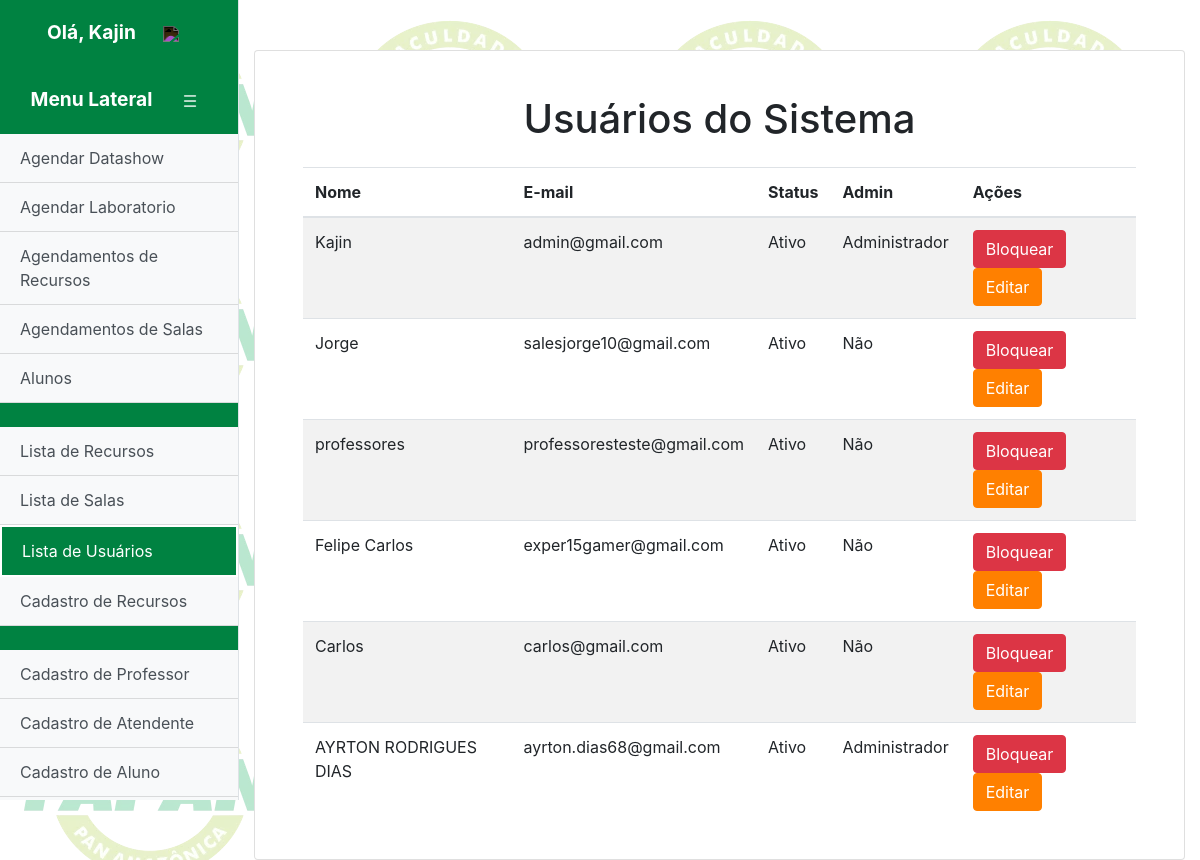
Screenshot of /listausuarios.php (signed in) with the database file from the repository.
### tables this page shows
CREATE TABLE `users` (
  `id` int(11) NOT NULL,
  `nome` varchar(35) DEFAULT NULL,
  `email` varchar(75) DEFAULT NULL,
  `senha` varchar(35) DEFAULT NULL,
  `admin` tinyint(1) DEFAULT NULL,
  `ativo` int(11) DEFAULT 1
);

### listausuarios.php (the view, shortened to what this page needs)
<?php
include("conexao.php");
?>
<!DOCTYPE html>
<html lang="en">
<head>
    <link rel="stylesheet" href="https://stackpath.bootstrapcdn.com/bootstrap/4.5.2/css/bootstrap.min.css">
    <link rel="stylesheet" href="styles.css">
</head>
<body>
    <div class="d-flex" id="wrapper">
    <?php include("menulateral.php"); ?>
        <div id="page-content-wrapper" class="container-fluid">
            <div class="card">
                <div class="card-body">
                <h1 class="mt-4 mb-4" style="text-align: center;">Usuários do Sistema</h1>
                <table class="table table-striped">
                    <thead>
                    <tr>
                    <th scope="col">Nome</th>
                    <th scope="col">E-mail</th>
                    <th scope="col">Status</th>
                    <th scope="col">Admin</th>
                    <th scope="col">Ações</th>
                    </tr>
                    </thead>
                    <tbody>
                    <?php
                            $sql = "select id, nome, email, ativo, admin from users;";
                            $result = mysqli_query($conn, $sql);
                            if ($result) {
                                while ($assoc = mysqli_fetch_assoc($result)) {
                                    echo '
                                    <tr>
                                    <td>'.$assoc['nome'].'</th>
                                    <td>'.$assoc['email'].'</th>
                                    <td>'.($assoc['ativo'] == 0 ? 'Bloqueado' : 'Ativo').'</td>
                                    <td>'.($assoc['admin'] == 1 ? 'Administrador' : 'Não').'</td>';
                                    if($assoc['ativo']==0){
                                        echo '<td><a href = "liberaruser_sucesso.php?user='.$assoc['id'].'"><button type="button" class="btn btn-success">Desbloquear</button></a><a href = "editaruser.php?user='.$assoc['id'].'"><button type="button" class="btn btn-primary btn-editar">Editar</button></a></td>';
                                    }
                                    else {
                                        echo '<td><a href = "bloquearuser_sucesso.php?user='.$assoc['id'].'"><button type="button" class="btn btn-danger">Bloquear</button></a><a href = "editaruser.php?user='.$assoc['id'].'"><button type="button" class="btn btn-primary btn-editar">Editar</button></a></td>';
                                    }
                                    echo '</tr>';
                                }
                            } else {
                                echo "Erro ao executar a consulta: " . mysqli_error($connect);
                            }
                ?>
                    </tbody>
                    </table>
                </div>
            </div>
        </div>
    </div>
</body>
</html>

### styles.css (style rules this page uses)
#page-content-wrapper { margin-top: 50px; flex-direction: column; }
.container-fluid { display: flex; align-items: center; }
.card { width: 100%; max-width: 1000px; }
.card-body { padding: 1.25rem 3rem; }
.btn-editar { background-color: #ff8000 !important; border-color: #ff8000 !important; }
#wrapper { background-image: url("./assets/Sem_titulo.png"); }

### rows the page displays
users: nome "Kajin", email "admin@gmail.com", ativo "Ativo", admin "Administrador"
users: nome "Jorge", email "salesjorge10@gmail.com", ativo "Ativo", admin "Não"
users: nome "professores", email "professoresteste@gmail.com", ativo "Ativo", admin "Não"
users: nome "Felipe Carlos", email "exper15gamer@gmail.com", ativo "Ativo", admin "Não"
users: nome "Carlos", email "carlos@gmail.com", ativo "Ativo", admin "Não"
users: nome "AYRTON RODRIGUES DIAS", email "ayrton.dias68@gmail.com", ativo "Ativo", admin "Administrador"

### other values shown
$_SESSION['nome'] "Kajin"
